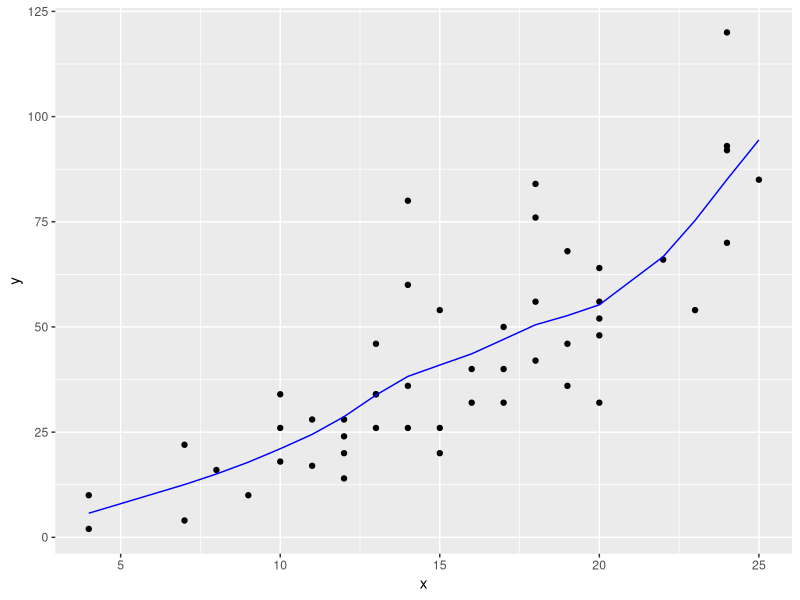

R code for this plot:
## ---- chunk 1
knitr::opts_chunk$set(echo = TRUE, message=FALSE, warning = FALSE)
library(tidyverse)
library(broom)
library(knitr)
library(modelr)
library(lubridate)
library(forcats)
## ---- chunk 2
library(tidyverse)
library(broom)
data(cars)
splines_model <- smooth.spline(x=cars$speed, y=cars$dist, df = 6)
splines_model_tidy <- splines_model %>% 
  broom::augment() 
ggplot(splines_model_tidy, aes(x=x)) +
  geom_point(aes(y=y)) +
  geom_line(aes(y=.fitted), col="blue")
new_speeds <- c(24.6, 26.4, 23.4, 16.8, 15.8, 5.4, 14.8, 8.2, 1, 18.8, 25, 28, 19.6, 11.2, 21.8, 26.2, 20.6, 0, 14.4, 8.8)
# What do you think output is?
output <- predict(splines_model, new_data = new_speeds) %>% 
  tibble::as.tibble()
output
